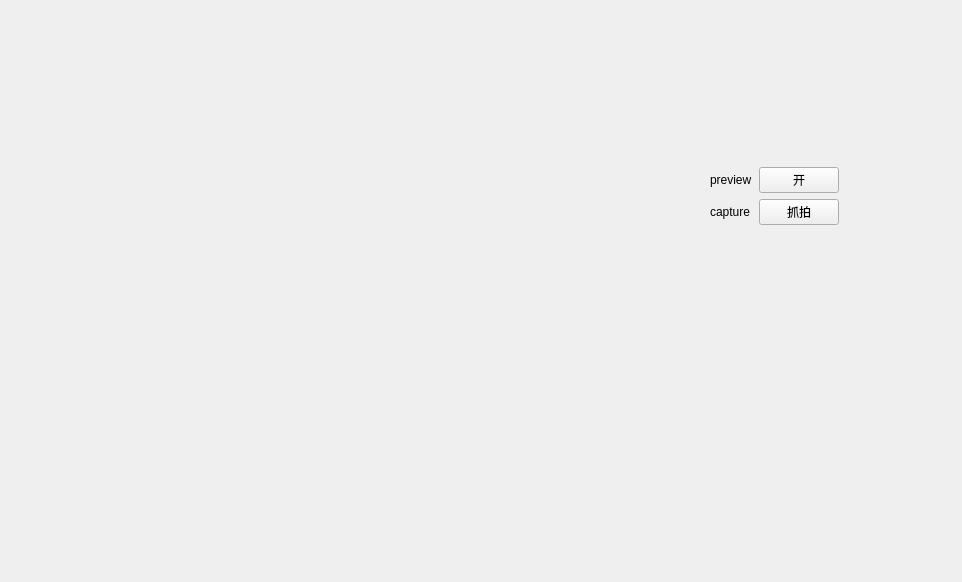
<?xml version="1.0" encoding="UTF-8"?>
<ui version="4.0">
 <class>Form</class>
 <widget class="QWidget" name="Form">
  <property name="geometry">
   <rect>
    <x>0</x>
    <y>0</y>
    <width>962</width>
    <height>582</height>
   </rect>
  </property>
  <property name="windowTitle">
   <string>在线调试工具</string>
  </property>
  <widget class="QWidget" name="preview" native="true">
   <property name="geometry">
    <rect>
     <x>20</x>
     <y>40</y>
     <width>521</width>
     <height>491</height>
    </rect>
   </property>
  </widget>
  <widget class="QWidget" name="">
   <property name="geometry">
    <rect>
     <x>710</x>
     <y>120</y>
     <width>129</width>
     <height>152</height>
    </rect>
   </property>
   <layout class="QVBoxLayout" name="verticalLayout_2">
    <item>
     <spacer name="verticalSpacer">
      <property name="orientation">
       <enum>Qt::Vertical</enum>
      </property>
      <property name="sizeHint" stdset="0">
       <size>
        <width>20</width>
        <height>40</height>
       </size>
      </property>
     </spacer>
    </item>
    <item>
     <layout class="QVBoxLayout" name="verticalLayout">
      <item>
       <layout class="QHBoxLayout" name="horizontalLayout">
        <item>
         <widget class="QLabel" name="label">
          <property name="text">
           <string>preview</string>
          </property>
         </widget>
        </item>
        <item>
         <widget class="QPushButton" name="isPreview">
          <property name="text">
           <string>开</string>
          </property>
         </widget>
        </item>
       </layout>
      </item>
      <item>
       <layout class="QHBoxLayout" name="horizontalLayout_2">
        <item>
         <widget class="QLabel" name="label_2">
          <property name="text">
           <string>capture</string>
          </property>
         </widget>
        </item>
        <item>
         <widget class="QPushButton" name="iscapture">
          <property name="text">
           <string>抓拍</string>
          </property>
         </widget>
        </item>
       </layout>
      </item>
     </layout>
    </item>
    <item>
     <spacer name="verticalSpacer_2">
      <property name="orientation">
       <enum>Qt::Vertical</enum>
      </property>
      <property name="sizeHint" stdset="0">
       <size>
        <width>20</width>
        <height>40</height>
       </size>
      </property>
     </spacer>
    </item>
   </layout>
  </widget>
 </widget>
 <resources/>
 <connections/>
</ui>
